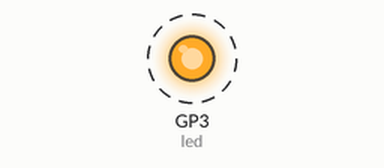
This program was run on a simulated Raspberry Pi Pico running CircuitPython. Shown: output pins drawn as LEDs (lit = HIGH). Dashed ring = blinking.

Above: at 0.2 s.
Timing chart, 0 to 3.0 s (numbered marks = the images above):
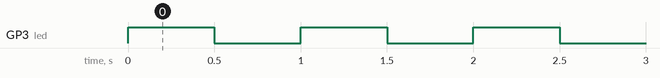

The program:

code.py
```python
# from https://learn.adafruit.com/getting-started-with-raspberry-pi-pico-circuitpython/blinky-and-a-button

import time
import board
import digitalio

led = digitalio.DigitalInOut(board.GP3)
led.direction = digitalio.Direction.OUTPUT

while True:
    led.value = True
    time.sleep(0.5)
    led.value = False
    time.sleep(0.5)
```

Measured:
- by itself, GP3 (led): alternates HIGH for 0.50 s and LOW for 0.50 s
